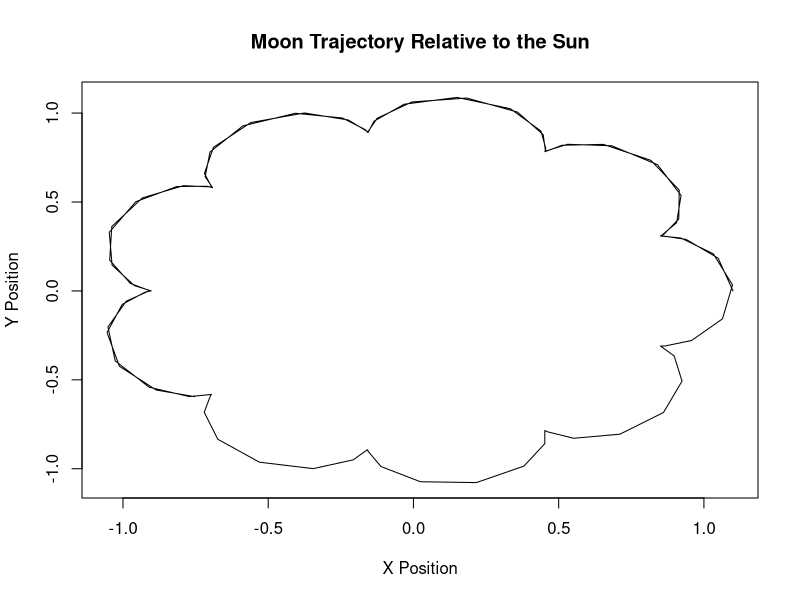
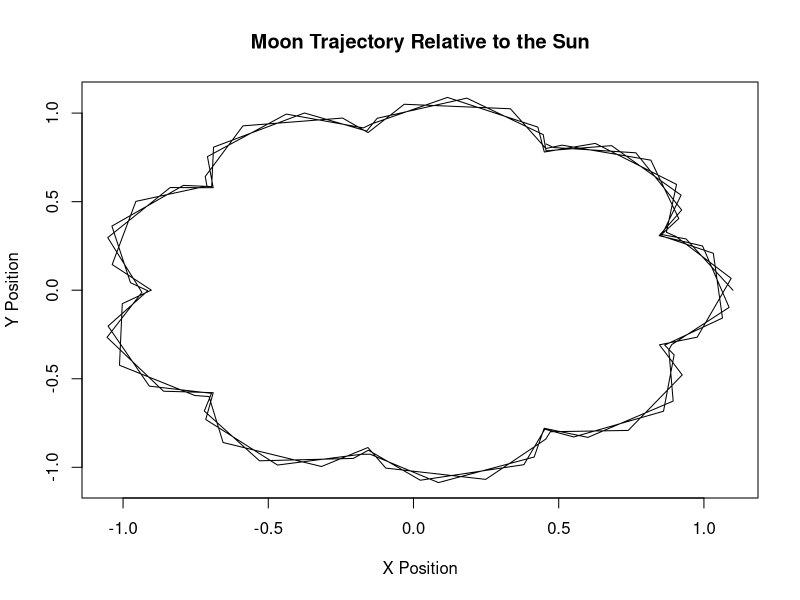
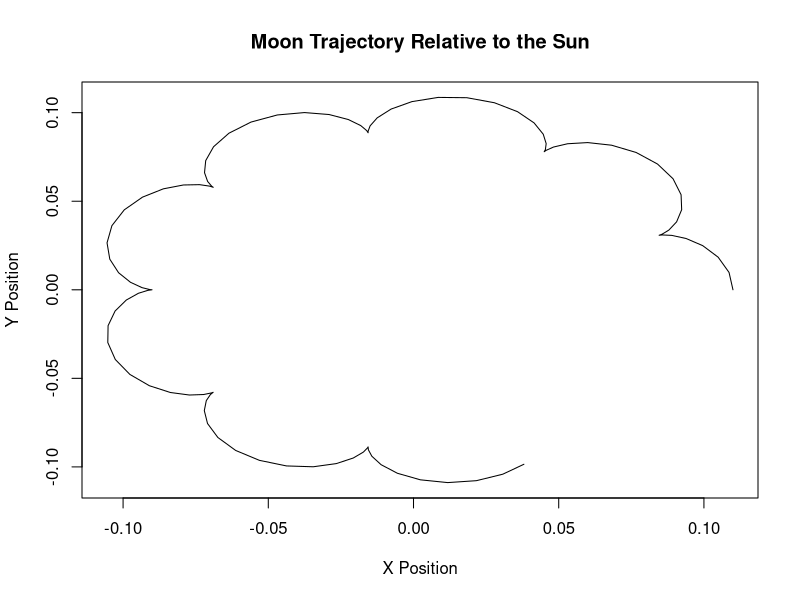
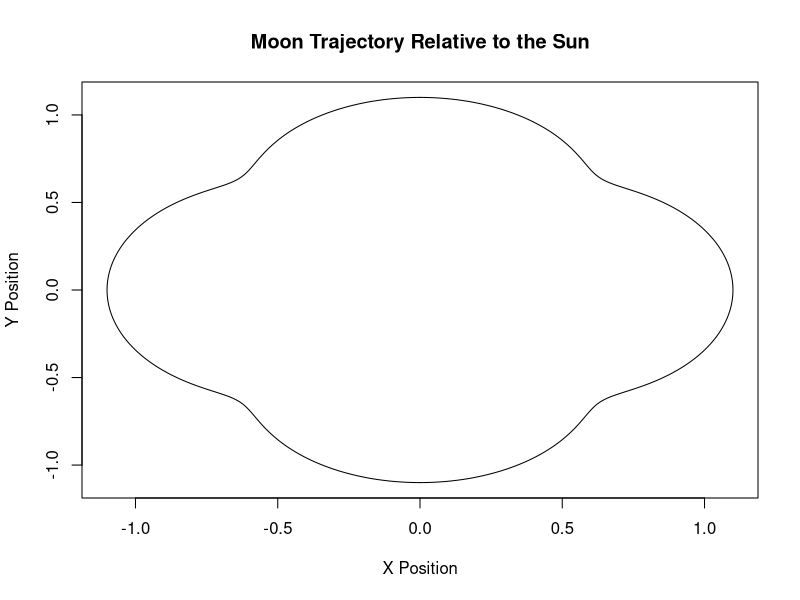
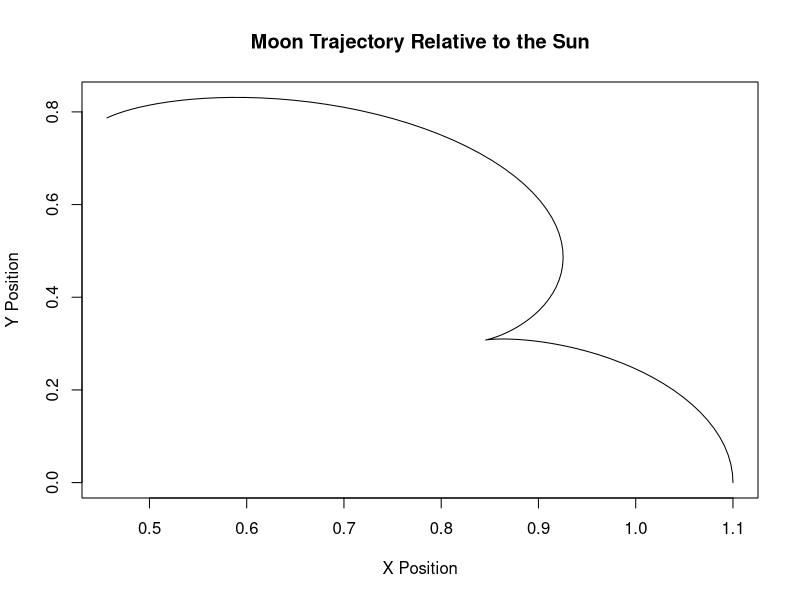

Reproduce these figures in R, in order.
# Problem 4
pairwise_distance_matrix <- function(words) {
  n <- length(words)
  
  # <2 words
  if (n == 0) {
    return(matrix(nrow = 0, ncol = 0))
  } else if (n == 1) {
    return(matrix(0, nrow = 1, ncol = 1))
  }
  # NA matrix
  distance_matrix <- matrix(NA, n, n)
  
  # Pairwise distances
  for (i in 1:(n - 1)) {
    for (j in (i + 1):n) {
      mismatches <- sum(strsplit(words[i], "")[[1]] != strsplit(words[j], "")[[1]])
      distance_matrix[i, j] <- mismatches / nchar(words[i])
      distance_matrix[j, i] <- distance_matrix[i, j]  # Symmetric matrix
    }
  }
  diag(distance_matrix) <- 0
  return(distance_matrix)
}

# Tests
words <- c("test", "test", "text", "tabt", "aaaa", "aaba")
pairwise_distance_matrix(words)

words <- c("test")
pairwise_distance_matrix(words)

words <- c()
pairwise_distance_matrix(words)






# Problem 6
moon_trajectory <- function(r1, r2, v1, v2, t) {
  x_moon <- numeric(length(t))
  y_moon <- numeric(length(t))
  
  for (i in 1:length(t)) {
    # Earth's position relative to the Sun
    x_earth <- r1 * cos(v1 * t[i])
    y_earth <- r1 * sin(v1 * t[i])
    
    # Moon's position relative to the Earth
    x_moon[i] <- x_earth + r2 * cos(v2 * t[i])
    y_moon[i] <- y_earth + r2 * sin(v2 * t[i])
  }
  
  # Plot the trajectory
  plot(x_moon, y_moon, type = "l", xlab = "X Position", ylab = "Y Position", main = "Moon Trajectory Relative to the Sun")
}

# Tests
t1 <- seq(0, 10, by = 0.1)

# Normal
moon_trajectory(r1 = 1, r2 = 0.1, v1 = 1, v2 = 10, t = t1)

# High-speed
moon_trajectory(r1 = 1, r2 = 0.1, v1 = 2, v2 = 20, t = t1)

# Small r
moon_trajectory(r1 = 0.1, r2 = 0.01, v1 = 1, v2 = 10, t = seq(0, 5, by = 0.05))

# Large t
moon_trajectory(r1 = 1, r2 = 0.1, v1 = 1, v2 = 5, t = t3 <- seq(0, 20, by = 0.01))

# Small t
moon_trajectory(r1 = 1, r2 = 0.1, v1 = 1, v2 = 10, t = seq(0, 1, by = 0.01))